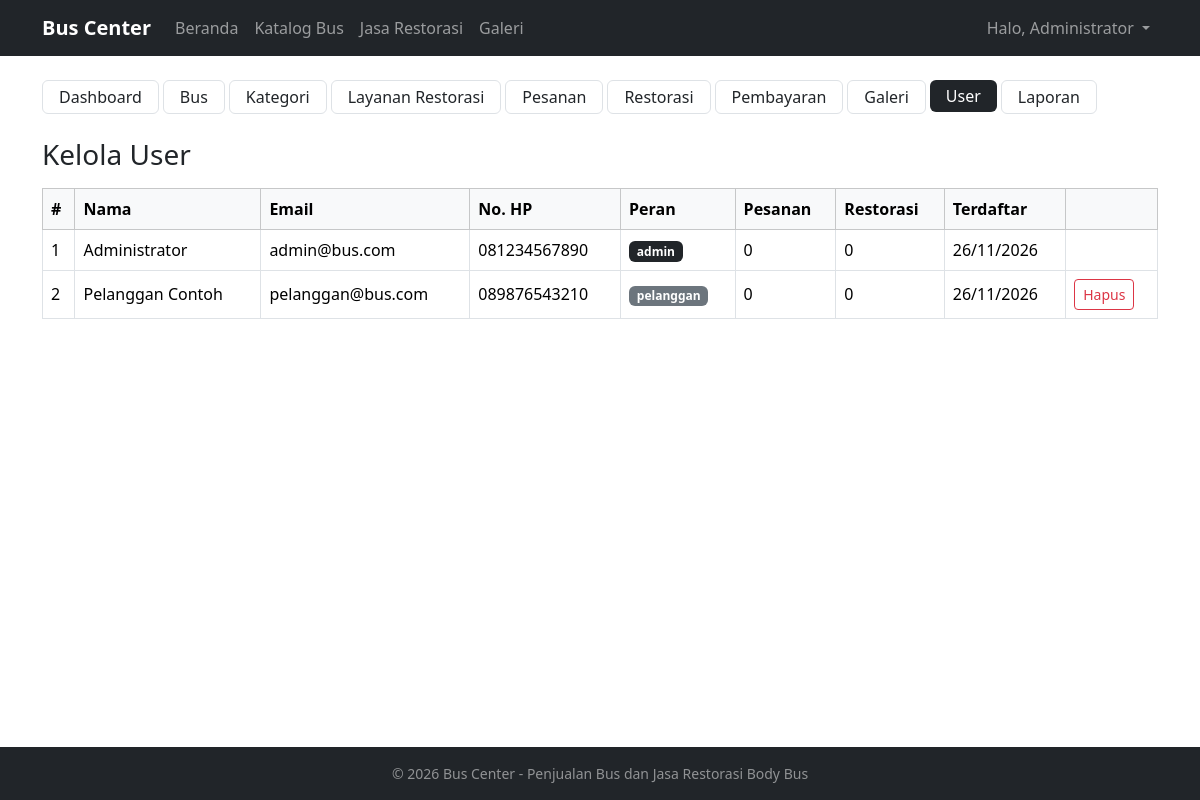
Screenshot of /admin/user/index.php (signed in) with the database file from the repository.
### tables this page shows
CREATE TABLE users (
  id          INT AUTO_INCREMENT PRIMARY KEY,
  nama        VARCHAR(100) NOT NULL,
  email       VARCHAR(100) NOT NULL UNIQUE,
  password    VARCHAR(255) NOT NULL,               
  no_hp       VARCHAR(20)  DEFAULT NULL,
  role        ENUM('admin','pelanggan') NOT NULL DEFAULT 'pelanggan',
  created_at  TIMESTAMP NOT NULL DEFAULT CURRENT_TIMESTAMP
);

### includes/fungsi.php (called while the page is built, shortened)
<?php
function e($teks) {
    return htmlspecialchars((string)($teks ?? ''), ENT_QUOTES, 'UTF-8');
}
function tgl($waktu, $dengan_jam = true) {
    return date($dengan_jam ? 'd/m/Y H:i' : 'd/m/Y', strtotime($waktu));
}
function db_stmt($sql, $types, $params) {
    global $koneksi;
    $st = mysqli_prepare($koneksi, $sql);
    mysqli_stmt_execute($st);
    return $st;
}
function db_all($sql, $types = '', $params = []) {
    $st = db_stmt($sql, $types, $params);
    return mysqli_fetch_all(mysqli_stmt_get_result($st), MYSQLI_ASSOC);
}

### admin/user/index.php (the view, shortened to what this page needs)
<?php
$users = db_all("SELECT u.*,
                   (SELECT COUNT(*) FROM pesanan WHERE user_id = u.id) AS jml_pesanan,
                   (SELECT COUNT(*) FROM pengajuan_restorasi WHERE user_id = u.id) AS jml_restorasi
                 FROM users u ORDER BY u.role, u.id");
require_once __DIR__ . '/../../includes/header.php';
require_once __DIR__ . '/../../includes/admin_menu.php';
?>
<h3 class="mb-3">Kelola User</h3>
<div class="table-responsive">
<table class="table table-bordered align-middle">
    <thead class="table-light"><tr><th>#</th><th>Nama</th><th>Email</th><th>No. HP</th><th>Peran</th><th>Pesanan</th><th>Restorasi</th><th>Terdaftar</th><th></th></tr></thead>
    <tbody>
    <?php foreach ($users as $u): ?>
        <tr>
            <td><?= $u['id'] ?></td>
            <td><?= e($u['nama']) ?></td>
            <td><?= e($u['email']) ?></td>
            <td><?= e($u['no_hp']) ?></td>
            <td><span class="badge text-bg-<?= $u['role'] === 'admin' ? 'dark' : 'secondary' ?>"><?= e($u['role']) ?></span></td>
            <td><?= (int)$u['jml_pesanan'] ?></td>
            <td><?= (int)$u['jml_restorasi'] ?></td>
            <td><?= tgl($u['created_at'], false) ?></td>
            <td>
                <?php if ($u['role'] !== 'admin'): ?>
                    <form method="POST" onsubmit="return confirm('Hapus user ini beserta semua pesanan dan pengajuan restorasinya?');">
                        <button name="hapus" class="btn btn-sm btn-outline-danger">Hapus</button>
                    </form>
                <?php endif; ?>
            </td>
        </tr>
    <?php endforeach; ?>
    </tbody>
</table>
</div>
<?php require_once __DIR__ . '/../../includes/footer.php'; ?>

### rows the page displays
users: id "1", nama "Administrator", email "admin@bus.com", no_hp "081234567890", role "admin", jml_pesanan "0", jml_restorasi "0", created_at "26/11/2026"
users: id "2", nama "Pelanggan Contoh", email "pelanggan@bus.com", no_hp "089876543210", role "pelanggan", jml_pesanan "0", jml_restorasi "0", created_at "26/11/2026"

### other values shown
APP_NAME "Bus Center"
$_SESSION['nama'] "Administrator"
$label "Dashboard"
$label "Bus"
$label "Kategori"
$label "Layanan Restorasi"
$label "Pesanan"
$label "Restorasi"
$label "Pembayaran"
$label "Galeri"
$label "User"
$label "Laporan"
